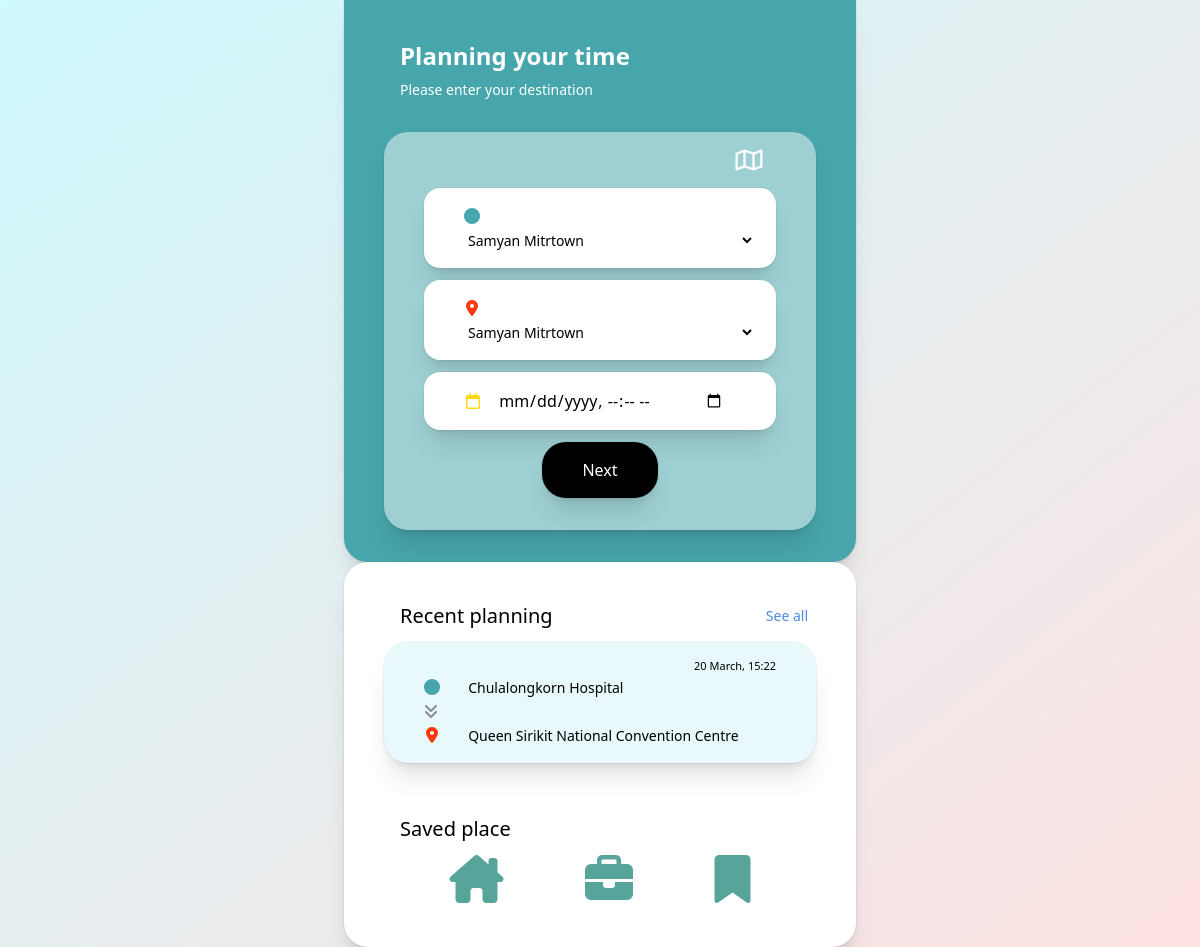
Before: /home/ with the older database file.
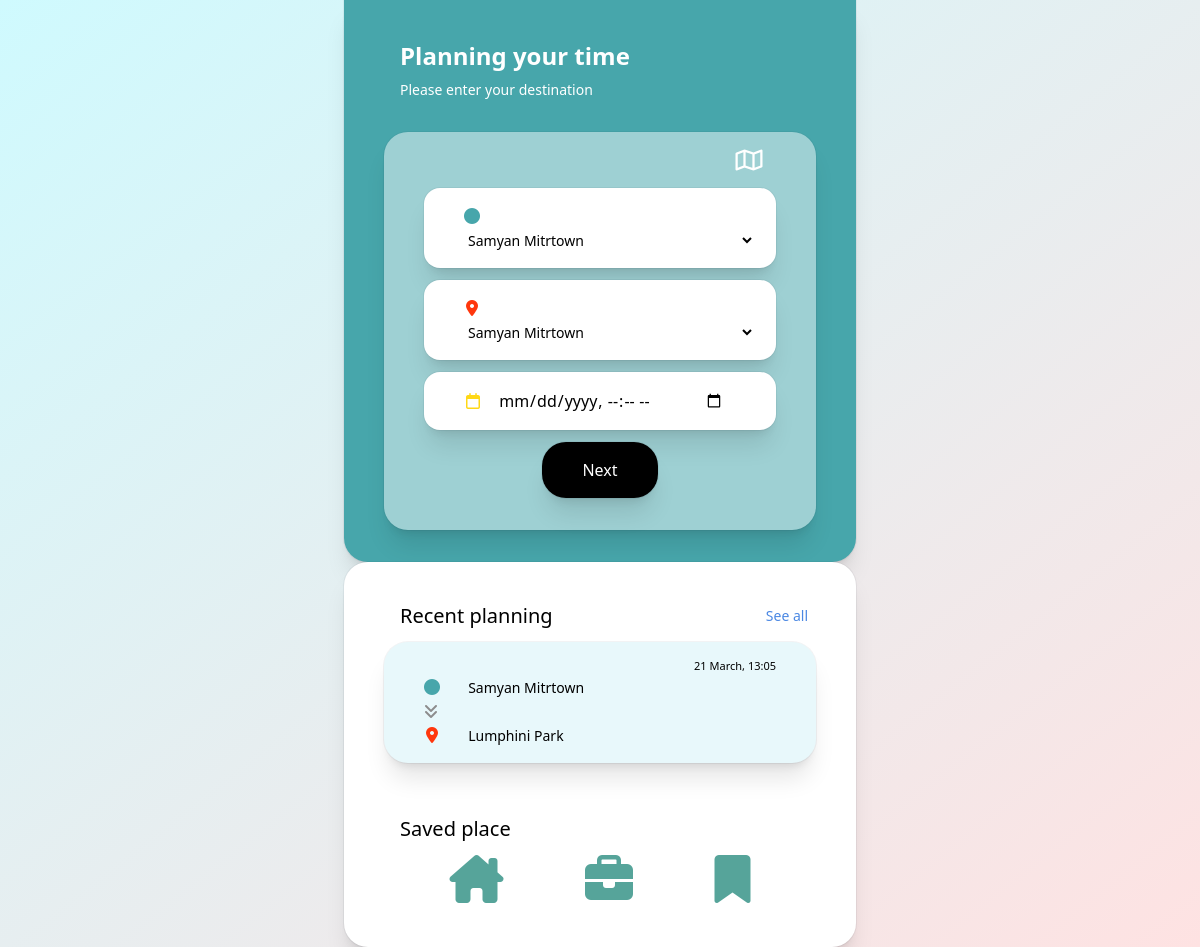
After: the same page with the newer database file.
### home/models.py (models this page shows)
class Recentplan(models.Model):
    user_id = models.PositiveIntegerField()
    origin_name = models.CharField(max_length=255)
    origin_pos = models.CharField(max_length=255)
    destin_name = models.CharField(max_length=255)
    destin_pos = models.CharField(max_length=255)
    avg_time = models.PositiveIntegerField()
    timestamp = models.DateTimeField()

### home/views.py (the view)
# urls.py: path('', views.index, name='index_home'),
def index(request):
    template = loader.get_template('home.html')
    data_recent = Recentplan.objects.last()
    location_data = location.objects.all().values()
    context = {
        'last_data': data_recent,
        'location_data': location_data
    }
    return HttpResponse(template.render(context, request))

### home/templates/home.html (shortened to what the changed rows need)
<!DOCTYPE html>
<html>
    <head>
        <script src="https://cdn.tailwindcss.com"></script>
    </head>
    <body>
        <div class="bg-gradient-to-br from-cyan-100 to-red-100 min-h-screen">
            <div class="relative bg-white px-6 pt-10 pb-8 shadow-xl ring-1 ring-gray-900/5 sm:mx-auto sm:max-w-lg sm:rounded-3xl sm:px-10 space-y-3">
                <div class="relative bg-[#e8f8fb] px-6 pt-4 pb-4 shadow-xl ring-1 ring-gray-900/5 rounded-2xl sm:mx-auto sm:max-w-lg sm:rounded-3xl sm:px-10">
                    <a>
                        <p class="text-right text-[11px]">
                            {{ last_data.timestamp|date:"j F, H:i" }}
                        </p>
                        <i class="fa-solid fa-circle pr-3 text-[#47a6ab]"></i>
                        <a class="text-sm ml-3">
                            {{ last_data.origin_name }}
                        </a>
                        <br>
                        <i class="fa-solid fa-angles-down ml-0.49 text-[#8c8c8c]"></i>
                        <br>
                        <i class="fa-solid fa-location-dot pl-0.5 pr-3.5 text-[#FF370D]"></i>
                        <a class="text-sm ml-3">
                            {{ last_data.destin_name }}
                        </a>
                    </a>
                </div>
            </div>
        </div>
    </body>
</html>

Changed rows visible on the page:
no longer on this page (row unchanged): Recentplan: timestamp "20 March, 15:22", origin_name "Chulalongkorn Hospital", destin_name "Queen Sirikit National Convention Centre"
added Recentplan: timestamp "21 March, 13:05", origin_name "Samyan Mitrtown", destin_name "Lumphini Park"
